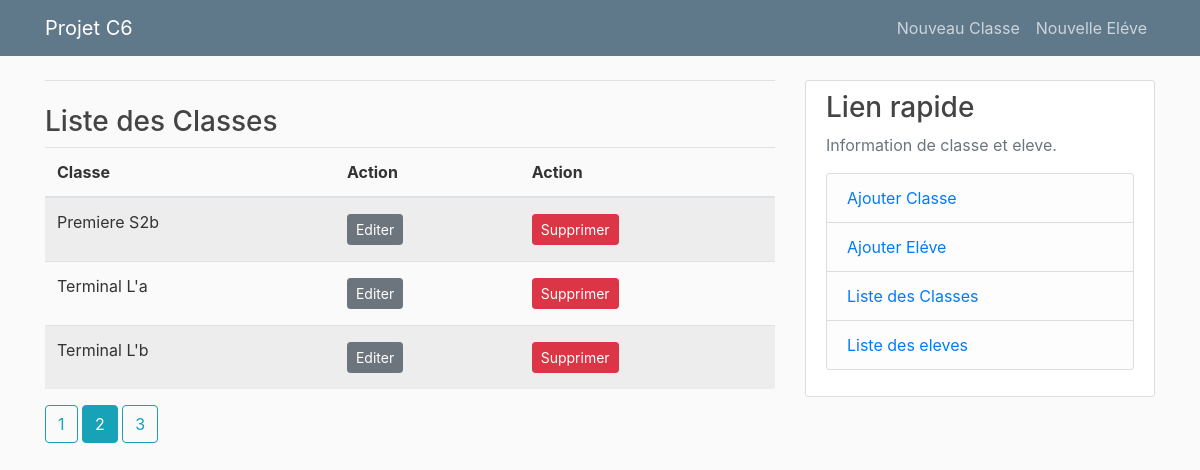
The app's page /allclasses?page=2 with its own data.
### projetc6/models.py (models this page shows, shortened)
class Classe(db.Model):
	id = db.Column(db.Integer, primary_key=True)
	nomcl = db.Column(db.String(20), unique=True, nullable=False)
	eleves = db.relationship('Eleve', backref='classe', lazy=True)

### projetc6/routes.py (the view)
@app.route("/")
@app.route("/allclasses")
def allclasses():
	page=request.args.get('page',1,type=int)
	classes=Classe.query.order_by(Classe.nomcl.asc()).paginate(page=page,per_page=3)
	return render_template('allclasses.html',classes=classes)

### projetc6/templates/allclasses.html
{% extends "layout.html" %}
	{% block content %}
        	 <div class="panel panel-danger">
        	 	<div class=" border-bottom mb-4"></div>
                    <div class="panel-heading "><h3>Liste des Classes</h3></div>
                    <div class="panel-body">
                        <table class="table table-striped">
                            <thead>
                                <tr>
	                                <th>Classe</th>
	                                <th>Action</th>
	                                <th>Action</th>
                            	</tr>
                            </thead>
                            <tbody>
                            {% for classe in classes.items %}
                                <tr>
                                    <td>{{ classe.nomcl }}</td>
                                    <td><a class="btn btn-secondary btn-sm mt-1 mb-1" href="{{ url_for('update_classe', cl_id=classe.id) }}">Editer</a></td>
                                    <td><a class="btn btn-danger btn-sm mt-1 mb-1" onclick="return confirm('Etes-vous sure de vouloir Supprimer?')" href="{{ url_for('delete_classe', cl_id=classe.id) }}">Supprimer</a></td>
                                </tr>
                            {% endfor %}
                            </tbody>
                        </table>
                    </div>
                </div>
                {% for page_num in classes.iter_pages(left_edge=1, right_edge=1, left_current=1, right_current=2) %}
			      {% if page_num %}
			        {% if classes.page == page_num %}
			          <a class="btn btn-info mb-4"
				          href="{{ url_for('allclasses', page=page_num) }}">{{ page_num }}
				      </a>
			        {% else %}
			          <a class="btn btn-outline-info mb-4"
				          href="{{ url_for('allclasses', page=page_num)}}">{{ page_num }}
				      </a>
			        {% endif %}
			      {% else %}
			        ...
			      {% endif %}
				{% endfor %}
	{% endblock content %}

### projetc6/static/main.css (style rules this page uses)
body { background: #fafafa; color: #333333; margin-top: 5rem; }
h1, h2, h3, h4, h5, h6 { color: #444444; }

### records on screen
Classe: nomcl "Premiere S2b"
Classe: nomcl "Terminal L'a"
Classe: nomcl "Terminal L'b"

### other values on screen
{{ page_num }} "1" "3"
{{ page_num }} "2"
